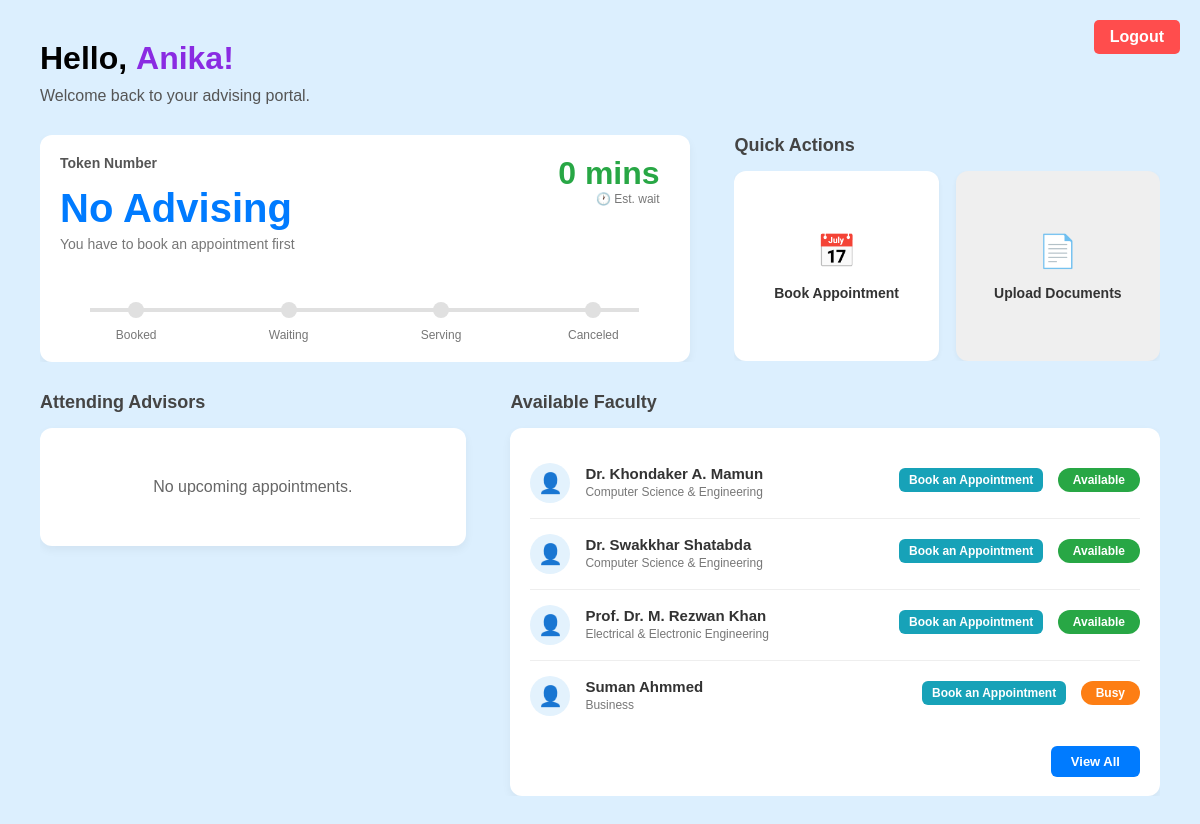
Page /student-module/student-dashboard.php (signed in) on the committed database.
### tables this page shows
CREATE TABLE `advisor_profiles` (
  `advisor_id` INT(11) NOT NULL AUTO_INCREMENT,
  `user_id` INT(11) NOT NULL,
  `department_id` INT(11) DEFAULT NULL,
  `title` VARCHAR(100) DEFAULT NULL,
  `room_number` VARCHAR(50) DEFAULT NULL,
  `office_hours` VARCHAR(100) DEFAULT NULL,
  `is_available` TINYINT(1) DEFAULT 1,
  `created_at` TIMESTAMP NOT NULL DEFAULT CURRENT_TIMESTAMP,
  `updated_at` TIMESTAMP NOT NULL DEFAULT CURRENT_TIMESTAMP ON UPDATE CURRENT_TIMESTAMP,
  PRIMARY KEY (`advisor_id`),
  UNIQUE KEY `idx_advisor_user` (`user_id`),
  INDEX `idx_advisor_status` (`is_available`),
  CONSTRAINT `fk_advisor_user` FOREIGN KEY (`user_id`) REFERENCES `users` (`user_id`) ON DELETE CASCADE,
  CONSTRAINT `fk_advisor_dept` FOREIGN KEY (`department_id`) REFERENCES `departments` (`department_id`) ON DELETE SET NULL
);

CREATE TABLE `users` (
  `user_id` INT(11) NOT NULL AUTO_INCREMENT,
  `email` VARCHAR(255) NOT NULL,
  `password_hash` VARCHAR(255) NOT NULL,
  `role` ENUM('student', 'advisor', 'admin') NOT NULL,
  `full_name` VARCHAR(150) NOT NULL,
  `is_active` TINYINT(1) DEFAULT 1,
  `created_at` TIMESTAMP NOT NULL DEFAULT CURRENT_TIMESTAMP,
  `updated_at` TIMESTAMP NOT NULL DEFAULT CURRENT_TIMESTAMP ON UPDATE CURRENT_TIMESTAMP,
  PRIMARY KEY (`user_id`),
  UNIQUE KEY `idx_unique_email` (`email`),
  INDEX `idx_role` (`role`)
);

CREATE TABLE `departments` (
  `department_id` INT(11) NOT NULL AUTO_INCREMENT,
  `department_name` VARCHAR(150) NOT NULL,
  `created_at` TIMESTAMP NOT NULL DEFAULT CURRENT_TIMESTAMP,
  PRIMARY KEY (`department_id`),
  UNIQUE KEY `idx_unique_dept` (`department_name`)
);

### student-module/student-dashboard.php (the view, shortened to what this page needs)
<?php
require '../backend/db_connect.php';
$full_name = htmlspecialchars($_SESSION['full_name']);
$first_name = explode(' ', $full_name)[0];
$appt = null;
$faculty_query = "SELECT ap.advisor_id, u.full_name, d.department_name, ap.is_available
                  FROM advisor_profiles ap
                  JOIN users u ON ap.user_id = u.user_id
                  LEFT JOIN departments d ON ap.department_id = d.department_id
                  WHERE u.is_active = 1
                  LIMIT 5";
$faculty_res = $conn->query($faculty_query);
?>
<!DOCTYPE html>
<html lang="en">
<head>
    <link rel="stylesheet" href="css/student.css">
</head>
<body>
    <a href="../backend/logout.php" class="logout-btn">Logout</a>
    <div class="main-container">
        <div class="header-title">
            <div class="hello">Hello,</div>
            <div class="name"><?php echo $first_name; ?>!</div>
        </div>
        <div class="header-subtitle">Welcome back to your advising portal.</div>
        <div class="row">
            <div class="col-token">
                <div class="card token-card">
                    <div class="token-label">Token Number</div>
                    <?php if ($appt && $appt['token_number']): ?>
                        <div class="token-status" id="ui-token-num">#<?php echo $appt['token_number']; ?></div>
                        <div class="token-sub" id="ui-token-status">Status: <?php echo ucfirst($appt['status']); ?></div>
                        <div class="token-right">
                            <div class="token-time" id="ui-token-wait"><?php echo $appt['estimated_wait_minutes'] ?? '0'; ?> mins</div>
                            <div class="token-wait">&#128336; Est. wait</div>
                        </div>
                    <?php else: ?>
                        <div class="token-status">No Advising</div>
                        <div class="token-sub">You have to book an appointment first</div>
                        <div class="token-right">
                            <div class="token-time">0 mins</div>
                            <div class="token-wait">&#128336; Est. wait</div>
                        </div>
                    <?php endif; ?>
                    <div class="progress-bar-container">
                        <div class="progress-line"></div>
                        <div class="progress-nodes">
                            <?php
                            $status = $appt['status'] ?? '';
                            $booked = in_array($status, ['booked', 'waiting', 'serving']) ? 'style="background-color: #007bff;"' : '';
                            $waiting = in_array($status, ['waiting', 'serving']) ? 'style="background-color: #007bff;"' : '';
                            $serving = in_array($status, ['serving']) ? 'style="background-color: #007bff;"' : '';
                            ?>
                            <div class="node-wrapper">
                                <div class="node-circle" id="node-booked" <?php echo $booked; ?>></div>
                                <div class="node-label">Booked</div>
                            </div>
                            <div class="node-wrapper">
                                <div class="node-circle" id="node-waiting" <?php echo $waiting; ?>></div>
                                <div class="node-label">Waiting</div>
                            </div>
                            <div class="node-wrapper">
                                <div class="node-circle" id="node-serving" <?php echo $serving; ?>></div>
                                <div class="node-label">Serving</div>
                            </div>
                            <div class="node-wrapper">
                                <div class="node-circle" id="node-canceled"></div>
                                <div class="node-label">Canceled</div>
                            </div>
                        </div>
                    </div>
                </div>
            </div>
            <div class="col-quick-actions">
                <div class="section-title">Quick Actions</div>
                <div class="quick-cards-wrapper">
                    <a href="booking.php" class="action-card bg-white" style="text-decoration: none;">
                        <div class="action-icon">&#128197;</div>
                        <div class="action-text">Book Appointment</div>
                    </a>
                    <div class="action-card bg-grey">
                        <div class="action-icon">&#128196;</div>
                        <div class="action-text">Upload Documents</div>
                    </div>
                </div>
            </div>
        </div>
        <div class="row">
            <div class="col-advisor">
                <div class="section-title">Attending Advisors</div>
                <div class="card">
                    <?php if ($appt): ?>
                        <div class="ca-title">Current Advisor</div>
                        <div class="user-info">
                            <div class="user-icon-circle">&#128100;</div>
                            <div class="user-details">
                                <div class="user-name"><?php echo htmlspecialchars($appt['advisor_name']); ?></div>
                                <div class="user-dept"><?php echo htmlspecialchars($appt['department_name']); ?></div>
                            </div>
                        </div>
                        <div class="run-token-label">Running token Number</div>
                        <div class="run-token-num" id="ui-running-token">#--</div>
                        <div class="info-row">
                            <div class="info-item">&#128197; <?php echo date('M d, Y', strtotime($appt['appointment_date'])); ?></div>
                            <div class="info-item">&#128336; <?php echo date('h:i A', strtotime($appt['appointment_time'])); ?></div>
                            <div class="info-item">&#127968; Room <?php echo htmlspecialchars($appt['room_number']); ?></div>
                        </div>
                        <div class="btn-group">
                            <div class="btn btn-cyan btn-ask">Upload Documents</div>
                            <a href="queue-status.php" class="btn btn-blue btn-view" style="text-decoration: none;">Appointment Room</a>
                        </div>
                    <?php else: ?>
                        <div style="padding: 30px; text-align: center; color: #666;">
                            No upcoming appointments.
                        </div>
                    <?php endif; ?>
                </div>
            </div>
            <div class="col-faculty">
                <div class="section-title">Available Faculty</div>
                <div class="card" style="padding-bottom: 50px;">
                    <div class="faculty-list">
                        <?php while($faculty = $faculty_res->fetch_assoc()): ?>
                            <div class="faculty-row">
                                <div class="faculty-left">
                                    <div class="user-info" style="margin-bottom:0;">
                                        <div class="user-icon-circle">&#128100;</div>
                                        <div class="user-details">
                                            <div class="user-name"><?php echo htmlspecialchars($faculty['full_name']); ?></div>
                                            <div class="user-dept"><?php echo htmlspecialchars($faculty['department_name']); ?></div>
                                        </div>
                                    </div>
                                </div>
                                <div class="faculty-right">
                                    <a href="booking.php?advisor_id=<?php echo $faculty['advisor_id'] ?? 2; ?>" class="btn btn-cyan" style="padding: 5px 10px; font-size:12px; text-decoration: none; display: inline-block;">Book an Appointment</a>
                                    <?php if($faculty['is_available']): ?>
                                        <div class="pill pill-green">Available</div>
                                    <?php else: ?>
                                        <div class="pill pill-orange">Busy</div>
                                    <?php endif; ?>
                                </div>
                            </div>
                        <?php endwhile; ?>
                    </div>
                    <a href="advisor-list.html" class="btn btn-blue btn-view-all" style="text-decoration: none;">View All</a>
                </div>
            </div>
        </div>
    </div>
</body>
</html>

### student-module/css/student.css (style rules this page uses)
body { background-color: #DCEFFE; font-family: Arial, Helvetica, sans-serif; margin: 0; padding: 0; }
.main-container { max-width: 1200px; padding: 40px; margin: 0 auto; }
.header-title { font-size: 32px; margin-bottom: 10px; }
.header-title .hello { font-weight: bold; color: #000; display: inline-block; }
.header-title .name { font-weight: bold; color: #8A2BE2; display: inline-block; }
.header-subtitle { font-size: 16px; color: #555; margin-bottom: 30px; }
.row { width: 100%; margin-bottom: 30px; overflow: hidden; }
.card { background-color: #FFF; border-radius: 12px; box-shadow: 0 4px 10px rgba(0,0,0,0.05); padding: 20px; box-sizing: border-box; }
.section-title { font-weight: bold; color: #444; margin-bottom: 15px; font-size: 18px; }
.col-token { float: left; width: 58%; margin-right: 4%; }
.col-quick-actions { float: left; width: 38%; }
.token-card { position: relative; }
.token-label { font-weight: bold; font-size: 14px; color: #555; margin-bottom: 15px; }
.token-status { font-size: 40px; font-weight: bold; color: #007BFF; margin-bottom: 5px; }
.token-sub { font-size: 14px; color: #777; margin-bottom: 40px; }
.token-right { position: absolute; top: 20px; right: 20px; text-align: right; }
.token-time { font-size: 32px; font-weight: bold; color: #28A745; margin-right: 10px; }
.token-wait { font-size: 12px; color: #777; margin-right: 10px; }
.progress-bar-container { width: 100%; position: relative; padding-top: 10px; }
.progress-line { width: 90%; height: 4px; background-color: #E0E0E0; position: absolute; top: 16px; margin-left: 30px; z-index: 1; }
.progress-nodes { width: 100%; overflow: hidden; }
.node-wrapper { float: left; width: 25%; text-align: center; position: relative; z-index: 2; }
.node-circle { width: 16px; height: 16px; background-color: #E0E0E0; border-radius: 50%; margin: 0 auto 10px auto; }
.node-label { font-size: 12px; color: #777; }
.quick-cards-wrapper { overflow: hidden; }
.action-card { float: left; width: 48%; padding: 30px 10px; border-radius: 12px; text-align: center; box-sizing: border-box; align-content: center; box-shadow: 0 2px 5px rgba(0,0,0,0.05); height: 190px; }
.action-card.bg-white { background-color: #FFF; margin-right: 4%; }
.action-card.bg-grey { background-color: #EFEFEF; }
.action-icon { font-size: 32px; color: #007BFF; margin-bottom: 15px; }
.action-text { font-size: 14px; font-weight: bold; color: #333; }
.col-advisor { float: left; width: 38%; margin-right: 4%; }
.col-faculty { float: left; width: 58%; }
.user-info { overflow: hidden; margin-bottom: 20px; }
.user-icon-circle { width: 40px; height: 40px; background-color: #E3F2FD; border-radius: 50%; color: #007BFF; font-size: 20px; line-height: 40px; text-align: center; float: left; margin-right: 15px; }
.user-details { float: left; padding-top: 2px; }
.user-name { font-weight: bold; font-size: 15px; color: #333; }
.user-dept { font-size: 12px; color: #777; margin-top: 3px; }
.btn { padding: 10px 15px; border-radius: 6px; text-align: center; font-size: 13px; font-weight: bold; color: #FFF; cursor: pointer; box-sizing: border-box; display: inline-block; }
.btn-cyan { background-color: #17A2B8; }
.btn-blue { background-color: #007BFF; }
.faculty-list { margin-bottom: 15px; }
.faculty-row { overflow: hidden; padding: 15px 0; border-bottom: 1px solid #EEE; }
.faculty-row:last-child { border-bottom: none; }
.faculty-left { float: left; width: 45%; }
.faculty-right { float: right; width: 55%; text-align: right; padding-top: 5px; }
.pill { display: inline-block; padding: 5px 15px; border-radius: 20px; font-size: 12px; font-weight: bold; color: #FFF; margin-left: 10px; }
.pill-green { background-color: #28A745; }
.pill-orange { background-color: #FD7E14; }
.btn-view-all { float: right; padding: 8px 20px; }

### student-module/student-dashboard.php (style rules this page uses)
.logout-btn { position: absolute; top: 20px; right: 20px; padding: 8px 16px; background-color: #ff4d4d; color: white; text-decoration: none; border-radius: 5px; font-weight: bold; }

### rows in the picture
advisor_profiles: user.full_name "Dr. Khondaker A. Mamun", department.department_name "Computer Science & Engineering", is_available "Available"
advisor_profiles: user.full_name "Dr. Swakkhar Shatabda", department.department_name "Computer Science & Engineering", is_available "Available"
advisor_profiles: user.full_name "Prof. Dr. M. Rezwan Khan", department.department_name "Electrical & Electronic Engineering", is_available "Available"
advisor_profiles: user.full_name "Suman Ahmmed", department.department_name "Business", is_available "Busy"

### other values in the picture
$first_name "Anika"
